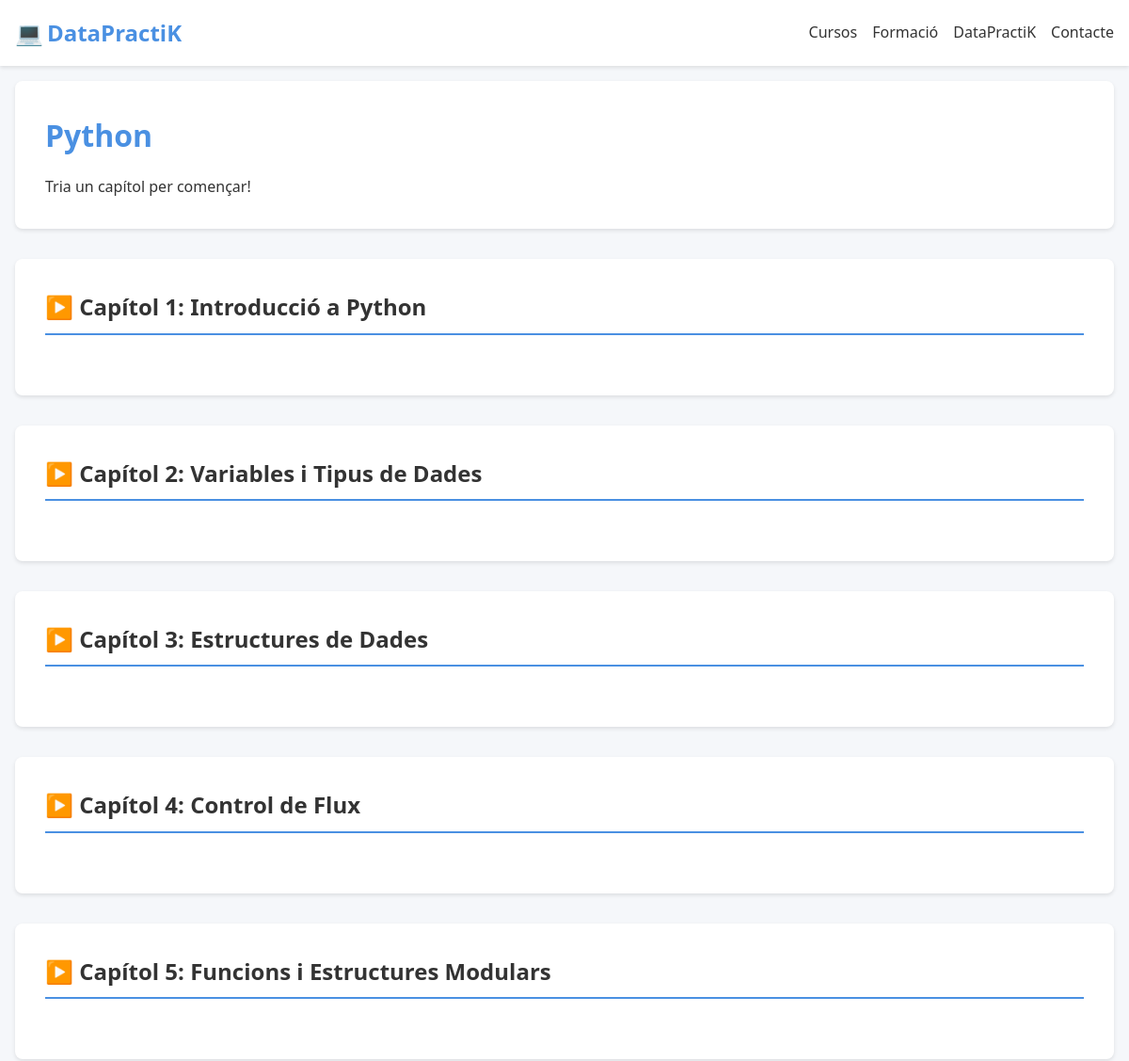
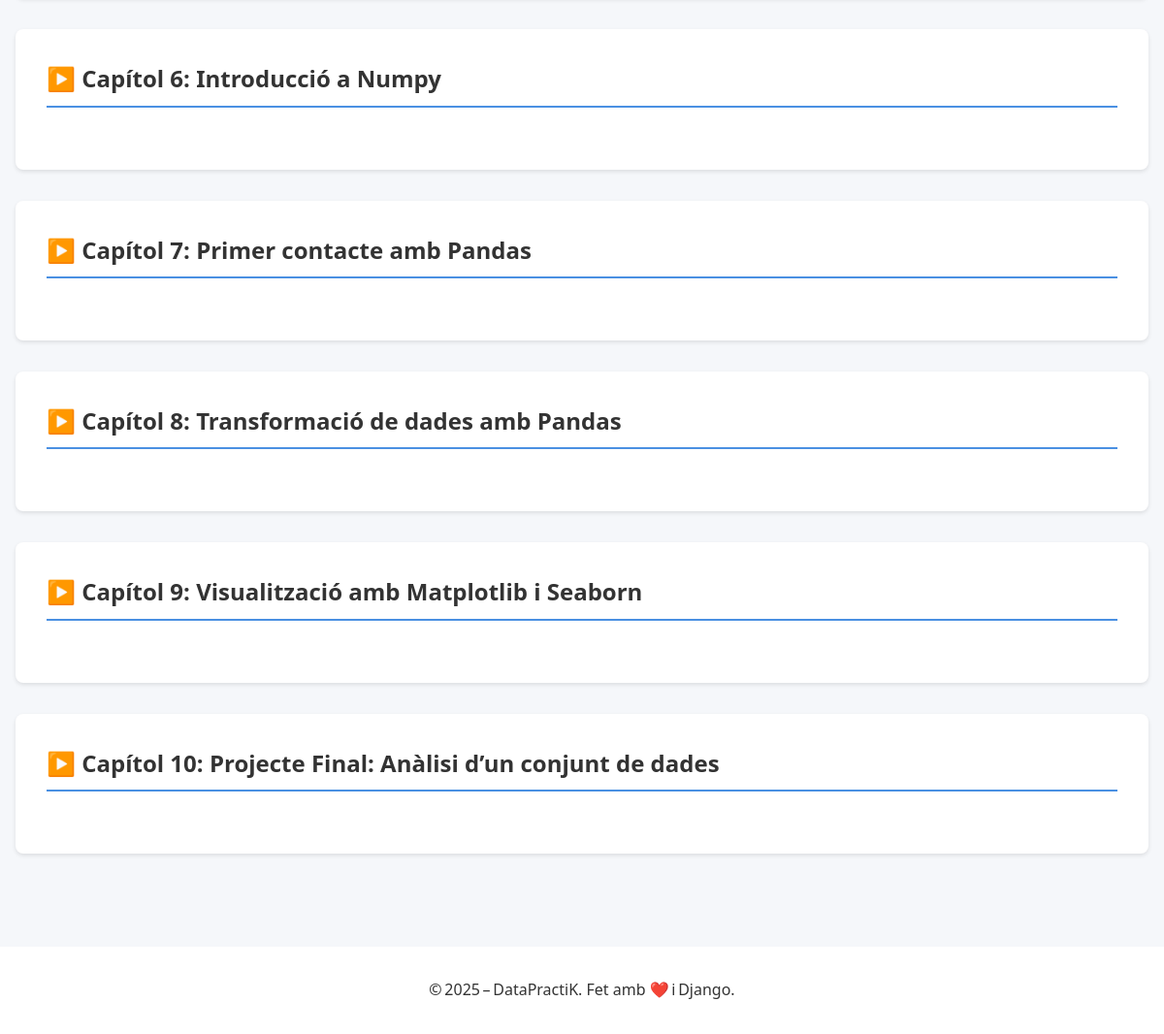
The app's page /curs/Python/ with its own data (2 pictures, top to bottom).
### app_django/models.py (models this page shows, shortened)
class Curs(models.Model):
    nom = models.CharField(_("Nom del curs"), max_length=100)
    subnom = models.CharField(_("Subnom del curs"), max_length=100, null=True, blank=True)
    descripcio = models.TextField(_("Descripció"), null=True, blank=True)
    color_fons = models.CharField(_("Color de fons"), max_length=7, default='#FFFFFF')

class Capitol(models.Model):
    curs = models.ForeignKey(Curs, on_delete=models.CASCADE, related_name='capitols', verbose_name=_("Curs"))
    titol = models.CharField(_("Títol del capítol"), max_length=100)
    numero = models.PositiveIntegerField(_("Número del capítol"))
    dificultat = models.CharField(_("Dificultat"), max_length=50)
    preu = models.DecimalField(_("Preu"), max_digits=5, decimal_places=2, default=0.00)
    data_creacio = models.DateTimeField(_("Data de creació"), auto_now_add=True)
    class Meta:
        ordering = ['numero']
        unique_together = ('curs', 'numero')
        verbose_name = _("Capítol")
        verbose_name_plural = _("Capítols")

### app_django/views.py (the view)
# urls.py: path('curs/<str:curs_nom>/', views.index_curs, name='index_curs'),
def index_curs(request, curs_nom):
    curs = get_object_or_404(Curs, nom=curs_nom)
    capitols = Capitol.objects.filter(curs=curs).order_by('numero').prefetch_related('exercicis')
    return render(request, 'index_curs.html', {'curs': curs, 'capitols': capitols})

### app_django/templates/index_curs.html (shortened to what this page needs)
{% extends 'base.html' %}
{% block content %}
<div class="course">
    <header class="course__header">
        <h1 class="course__title">{{ curs.nom }}</h1>
        <p class="course__description">Tria un capítol per començar!</p>
    </header>
    <div class="course__content">
        {% for capitol in capitols %}
            <section class="course__chapter">
                <h2 class="course__chapter-title" onclick="toggleChapter(this)">
                    <span class="toggle-icon">▶️</span>
                    Capítol {{ capitol.numero }}: {{ capitol.titol }}
                </h2>
            </section>
        {% endfor %}
    </div>
</div>
{% endblock %}

### app_django/static/css/style.css (style rules this page uses)
:root { --color-primary: #4a90e2; --color-secondary: #0000ff; --color-accent: #07bb8e; --color-text: #333333; --color-text-light: #666666; --color-background: #f5f7fa; --color-white: #ffffff; --color-success: #4caf50; --color-error: #f44336; --border-radius: 8px; --spacing-xs: 0.5rem; --spacing-sm: 1rem; --spacing-md: 2rem; --spacing-lg: 3rem; --font-family: 'Segoe UI', system-ui, sans-serif; --shadow-sm: 0 2px 4px rgba(0, 0, 0, 0.1); --shadow-md: 0 4px 6px rgba(0, 0, 0, 0.1); --max-width: 1600px; --font-size-xs: 0.75rem; --font-size-sm: 1rem; --font-size-md: 1.25rem; --font-size-md: 1.25rem; --font-size-md-lg: 1.5rem; --font-size-lg: 2.5rem; }
* { margin: 0; padding: 0; box-sizing: border-box; }
body { font-family: var(--font-family); line-height: 1.6; color: var(--color-text); background-color: var(--color-background); }
.course { max-width: var(--max-width); margin: 0 auto; padding: var(--spacing-sm); }
.course__header { padding: var(--spacing-md); margin-bottom: var(--spacing-md); border-radius: var(--border-radius); box-shadow: var(--shadow-sm); background-color: var(--color-white); }
.course__title { color: var(--color-primary); margin-bottom: var(--spacing-sm); }
.course__chapter { background: var(--color-white); border-radius: var(--border-radius); padding: var(--spacing-md); margin-bottom: var(--spacing-md); box-shadow: var(--shadow-sm); }
.course__chapter-title { color: var(--color-text); margin-bottom: var(--spacing-md); border-bottom: 2px solid var(--color-primary); padding-bottom: var(--spacing-xs); }

### app_django/templates/base.html (style rules this page uses)
html { scroll-behavior:smooth; }
section { padding:4rem 0; }

### records on screen
Curs: nom "Python"
Capitol: numero "1", titol "Introducció a Python"
Capitol: numero "2", titol "Variables i Tipus de Dades"
Capitol: numero "3", titol "Estructures de Dades"
Capitol: numero "4", titol "Control de Flux"
Capitol: numero "5", titol "Funcions i Estructures Modulars"
Capitol: numero "6", titol "Introducció a Numpy"
Capitol: numero "7", titol "Primer contacte amb Pandas"
Capitol: numero "8", titol "Transformació de dades amb Pandas"
Capitol: numero "9", titol "Visualització amb Matplotlib i Seaborn"
Capitol: numero "10", titol "Projecte Final: Anàlisi d’un conjunt de dades"
